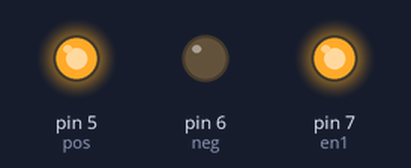
The sketch below on a simulated Arduino Uno, built with avr-gcc and run on an emulated ATmega328P. On the bench: output pins drawn as LEDs (lit = HIGH).

Above: at 6.0 s.
At 12.5 s:
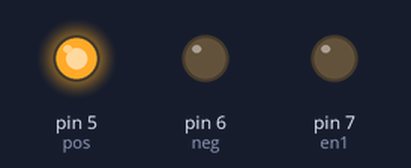
Timing chart, 0 to 15.0 s (numbered marks = the images above):
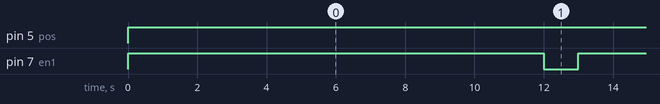

Measured:
- by itself, pin 5 (pos): LOW → HIGH at 0.00 s
- by itself, pin 7 (en1): alternates HIGH for 12.0 s and LOW for 1.0 s

The sketch:

PumpWorking.ino
```cpp
int en1 = 7;
int pos = 5;
int neg = 6;

void setup() {
  // put your setup code here, to run once:
  pinMode(en1, OUTPUT);
  pinMode(pos, OUTPUT);
  pinMode(neg, OUTPUT);
}

void loop() {
  // put your main code here, to run repeatedly:
  digitalWrite(pos, HIGH);
  digitalWrite(neg, LOW);
  analogWrite(en1, 150);
  delay(3000);
  digitalWrite(pos, HIGH);
  digitalWrite(neg, LOW);
  analogWrite(en1, 200);
  delay(4000);
  digitalWrite(pos, HIGH);
  digitalWrite(neg, LOW);
  analogWrite(en1, 255);
  delay(5000);
  digitalWrite(pos, HIGH);
  digitalWrite(neg, LOW);
  analogWrite(en1, 0);
  delay(1000);
}
```
